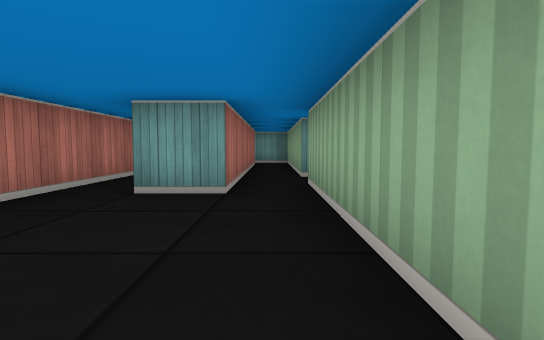
[1] (above)

23 first-person views from a walk through a cub3D ray-caster map. The camera is about half as high as the walls, tilts 4° down and sees 80° across. The floor is counted in squares. Each view is taken from the middle of a square. On the plan, view 1 faces up. The plan holds only what a view shows up to about 9 squares ahead; the rest is blank. The place goes on beyond the plan.

[2]
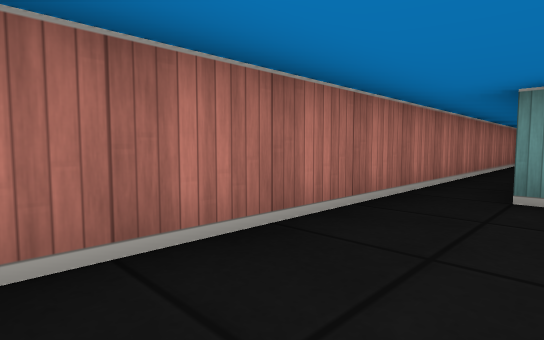

[3]
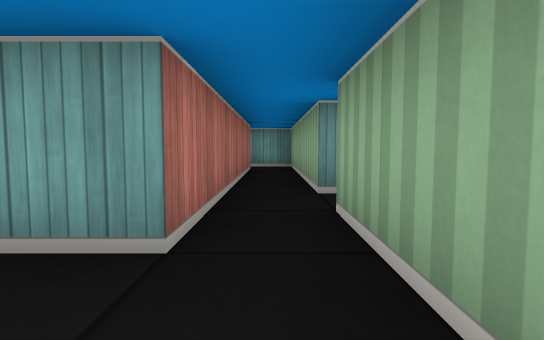

[4]
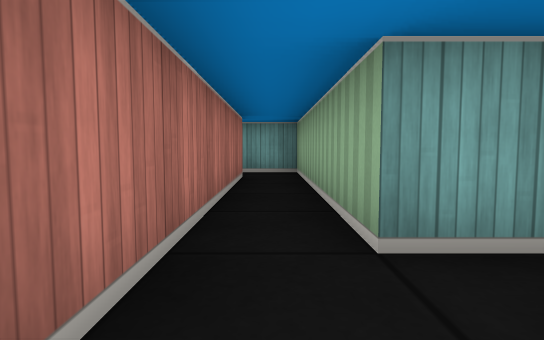

[5]
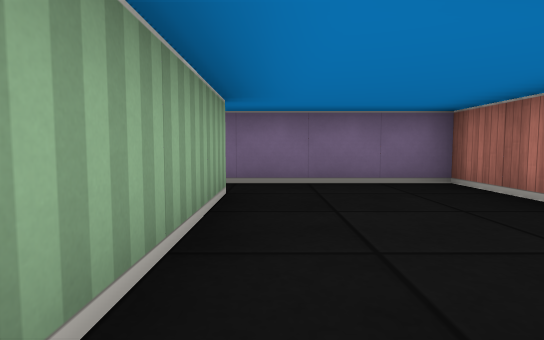

[6]
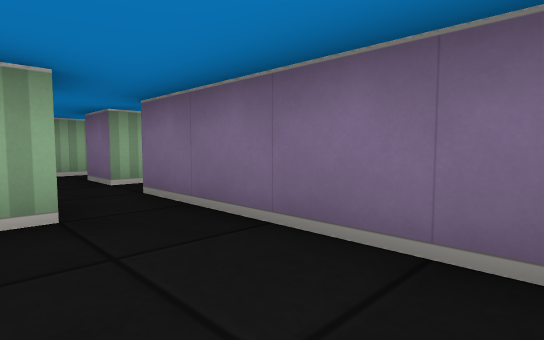

[7]
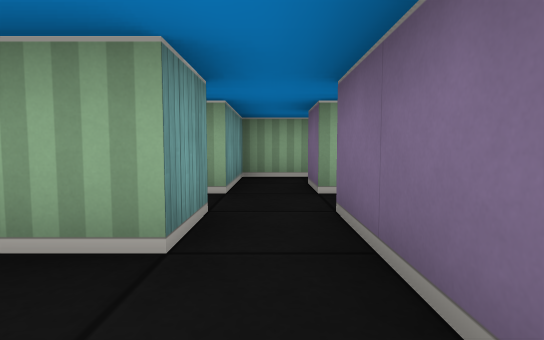

[8]
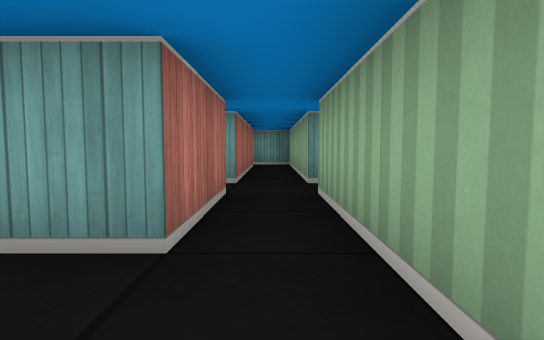

[9]
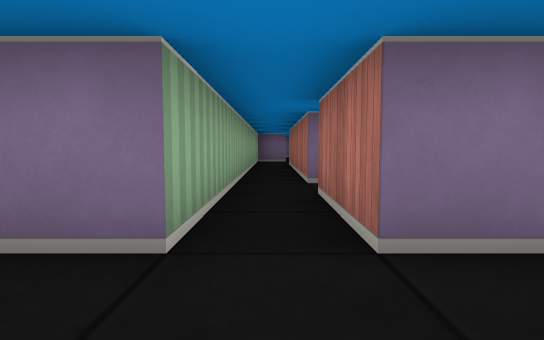

[10]
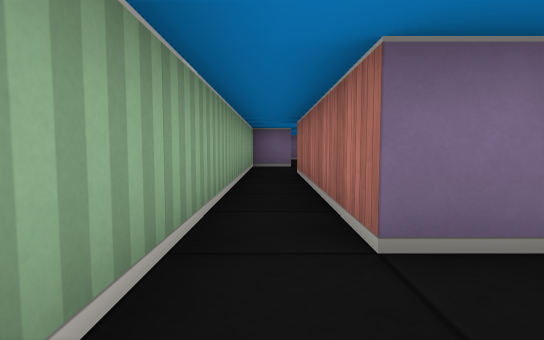

[11]
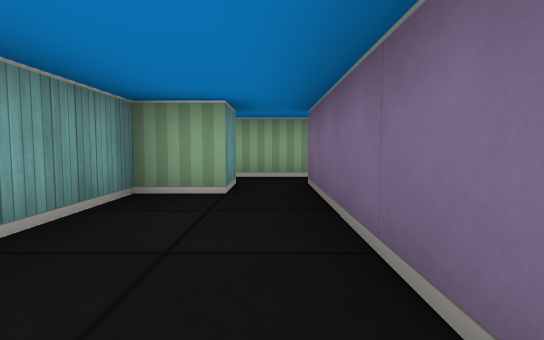

[12]
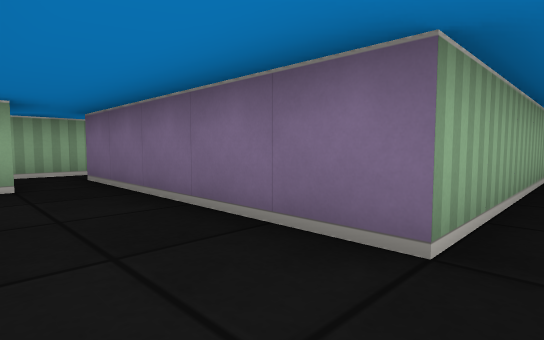

[13]
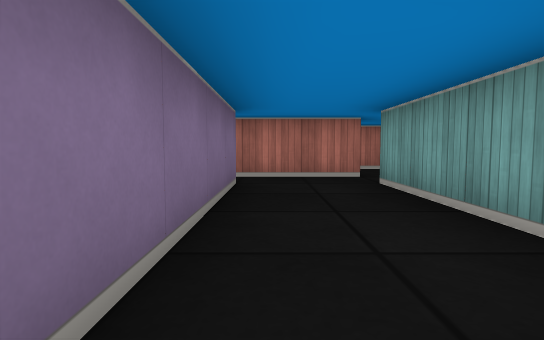

[14]
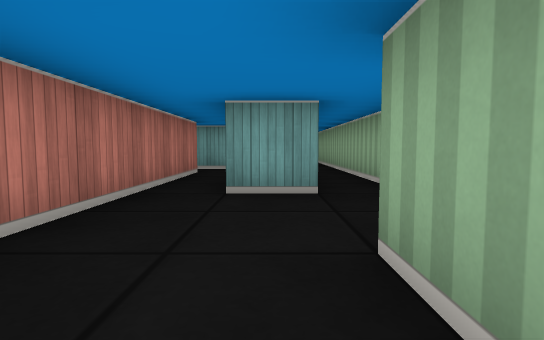

[15]
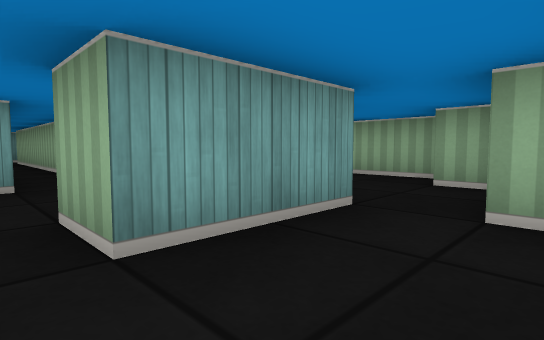

[16]
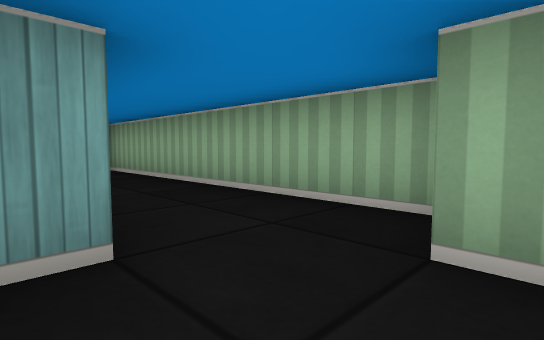

[17]
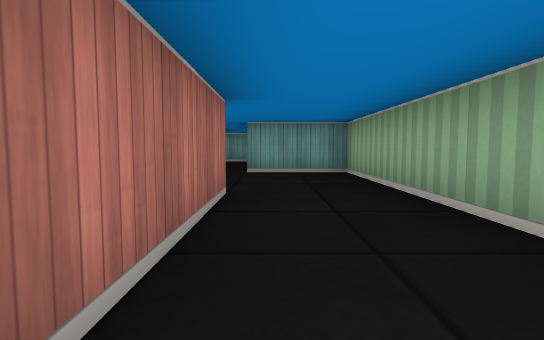

[18]
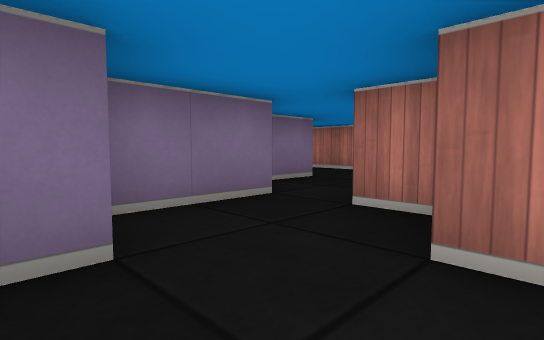

[19]
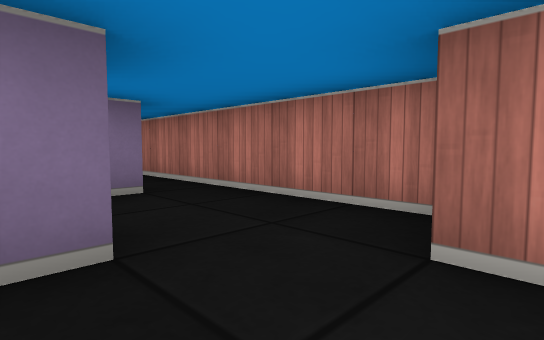

[20]
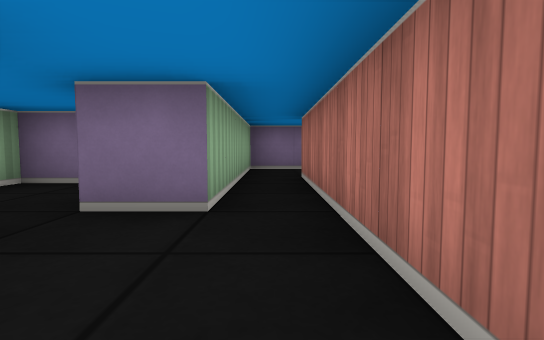

[21]
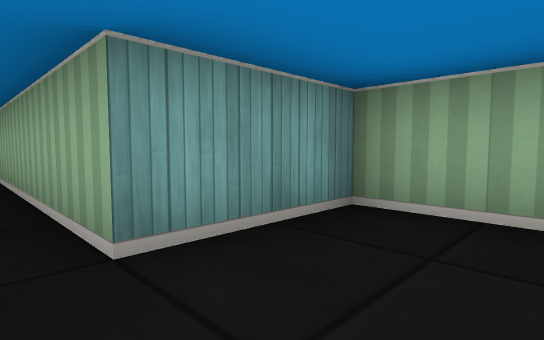

[22]
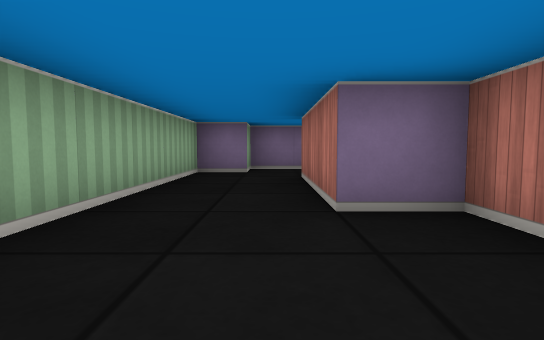

[23]
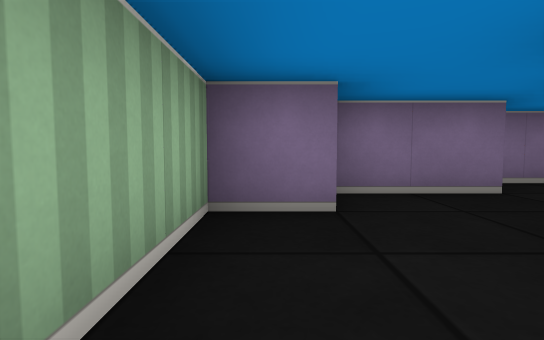

### Floor plan
Ten units are one square. View 1 is at (0, 0); x grows to the right and y downward. Boxes are objects, and circles mark ways between rooms. Rooms are numbered by the first view taken in them; rooms with no view inside come last. Other rooms are left out.
<svg viewBox="-55 -110 125 300">
<path fill="none" stroke="#000" d="M-5 -35 -15 -35M5 -5 5 -35M-25 -105 -25 5 5 5M5 -55 5 -105 -6 -105M-5 -95 -5 -35M5 -35 5 -45M5 35 15 35 15 85M15 25 5 25M25 85 25 25M25 -5 25 -50M15 -42 15 -5 5 -5M5 5 15 5 15 25M14 -55 5 -55M25 25 25 5M-45 14 -45 36M5 25 5 15 -35 15M-35 78 -35 35 5 35M14 135 29 135M-5 128 -5 185M5 120 5 125M34 125 46 125M35 115 15 115M5 185 5 155 15 155M55 125 55 115M35 68 35 75 45 75 45 105 40 105M35 108 35 115M55 115 65 115 65 45 45 45 45 -5 25 -5M25 5 35 5M46 125 55 125M15 85 5 85M-5 55 -5 102M0 45 -8 45M15 115 15 105 25 105 25 85"/>
<circle cx="0" cy="-40" r="3" fill="#2a7"/>
<circle cx="10" cy="0" r="3" fill="#2a7"/>
<circle cx="10" cy="-50" r="3" fill="#2a7"/>
<circle cx="20" cy="15" r="3" fill="#2a7"/>
<circle cx="10" cy="30" r="3" fill="#2a7"/>
<circle cx="20" cy="80" r="3" fill="#2a7"/>
<circle cx="30" cy="0" r="3" fill="#2a7"/>
<circle cx="40" cy="110" r="3" fill="#2a7"/>
<circle cx="10" cy="120" r="3" fill="#2a7"/>
<text x="-10" y="-30">1</text>
<text x="0" y="-70">2</text>
<text x="20" y="50">3</text>
<text x="20" y="-20">4</text>
<text x="-40" y="20">5</text>
<text x="10" y="140">6</text>
<text x="50" y="60">7</text>
<text x="0" y="80">8</text>
</svg>
Room 1 opens to room 2. Room 1 opens to room 4. Room 2 opens to room 4. Room 3 opens to room 4. Room 3 opens to room 5. Room 3 opens to room 8. Room 4 opens to room 7. Room 6 opens to room 7. Room 6 opens to room 8.

Where each view was taken, in squares from view 1:
view 1: 0 up, 0 right, facing up
view 2: 0 up, 1 left, facing up-left
view 3: 2 up, 0 right, facing up
view 4: 4 up, 0 right, facing up
view 5: 4 up, 0 right, facing down
view 6: 1 up, 2 left, facing down-right
view 7: 0 up, 1 left, facing right
view 8: 4 down, 2 right, facing up
view 9: 1 up, 2 right, facing down
view 10: 2 down, 2 right, facing down
view 11: 3 down, 3 left, facing right
view 12: 2 down, 4 left, facing down-right
view 13: 3 down, 1 right, facing left
view 14: 12 down, 1 right, facing up
view 15: 13 down, 1 right, facing up-right
view 16: 12 down, 4 right, facing up-right
view 17: 11 down, 5 right, facing up
view 18: 10 down, 6 right, facing down-left
view 19: 12 down, 2 right, facing down-left
view 20: 13 down, 0 right, facing down
view 21: 6 down, 4 right, facing up-right
view 22: 5 down, 5 right, facing down
view 23: 9 down, 6 right, facing down
